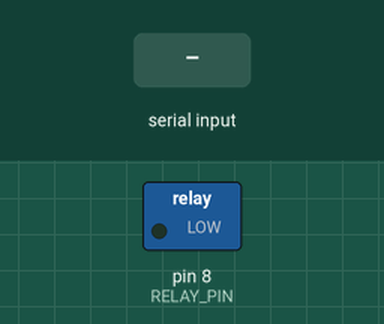
Simulated run of this sketch. Board: Arduino Uno, built with avr-gcc and run on an emulated ATmega328P. Parts: switched loads named in the sketch (green lamp = pin HIGH). The test bench sets the inputs (shaded band).

Above: at 1.2 s.
1.3 s: "1" received over Serial
At 1.8 s:
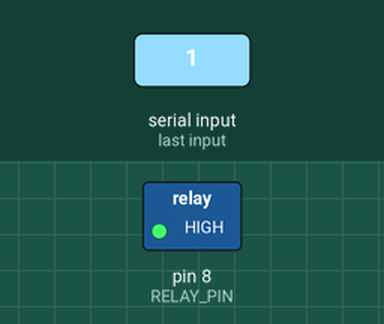
2.8 s: "0" received over Serial
At 4.2 s:
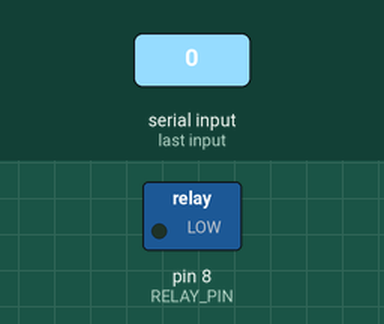
Timing chart, 0 to 5.8 s (numbered marks = the images above; inputs shaded):
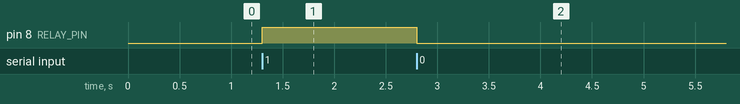

The sketch:

light_controller.ino
```cpp
// Pin connected to the Relay Module IN pin
const int RELAY_PIN = 8;

void setup() {
  Serial.begin(9600);
  pinMode(RELAY_PIN, OUTPUT);

  // Set default initial state (Relays are often active-low, adjust if needed)
  digitalWrite(RELAY_PIN, LOW);
}

void loop() {
  if (Serial.available() > 0) {
    char command = Serial.read();

    if (command == '1') {
      digitalWrite(RELAY_PIN, HIGH); // Turn Relay / Bulb ON
    }
    else if (command == '0') {
      digitalWrite(RELAY_PIN, LOW);  // Turn Relay / Bulb OFF
    }
  }
}
```

Measured:
- after the input at 1.3 s, pin 8 (RELAY_PIN): LOW → HIGH at once
- after the input at 2.8 s, pin 8 (RELAY_PIN): HIGH → LOW at once
